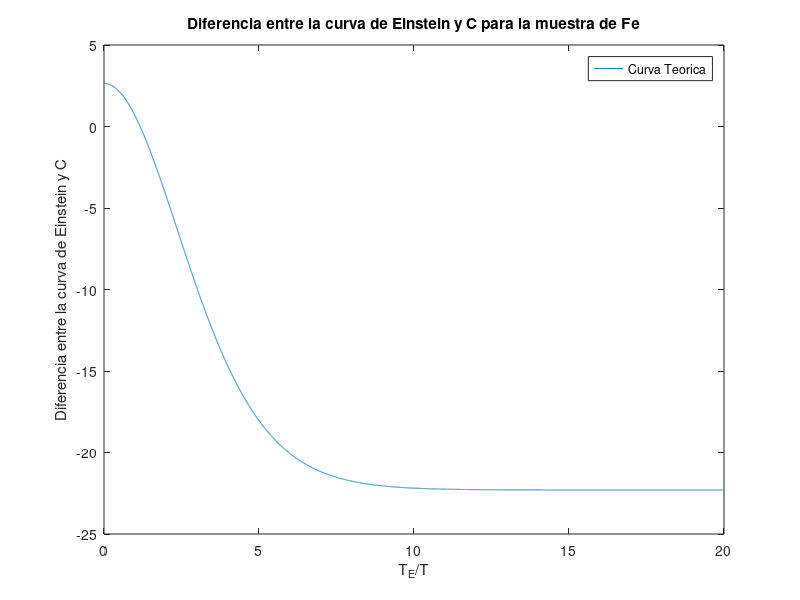

MATLAB code to generate this figure: (Note: this script raises an error after producing the figure.)
clear all; close all;
x = 0:0.001:20; 
R = 8.31446261815324; T = 185; % constante de los gases ideales R y temperatura promedio
c = 22.3; % <---------- SELECCIONAR calor especifico molar 
y =3*R*(x.^2).*((exp(x))./((exp(x)-1).^2)) - c;
plot (x,y); plot (x,y); xlabel('T_{E}/T'); ylabel('Diferencia entre la curva de Einstein y C'); legend('Curva Teorica'); title('Diferencia entre la curva de Einstein y C para la muestra de Fe')
print -djpeg -r100 temperaturamuestrahierro.jpg
i = 1; n = 1; mj0(1) = 0; mn0(1) = 0;
while (y(i)>0)
  mj0(i) = x(i);
  i = i+1;
end
x(i-1)
y(i-1)
x(i)
y(i)
precision = 0.5*(y(i-1) - y(i))
xmed = 0.5*(x(i)+x(i-1))
TE = (0.5*(x(i)+x(i-1)))*T  
deltaTE = (xmed - x(i-1))*T
